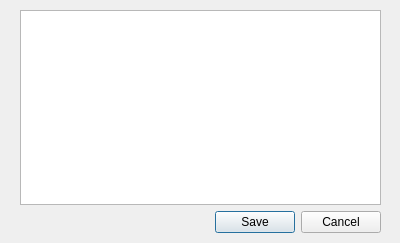
<?xml version="1.0" encoding="UTF-8"?>
<ui version="4.0">
 <class>ServiceNoteEdit</class>
 <widget class="QWidget" name="ServiceNoteEdit">
  <property name="geometry">
   <rect>
    <x>0</x>
    <y>0</y>
    <width>400</width>
    <height>243</height>
   </rect>
  </property>
  <property name="windowTitle">
   <string>Service Item Notes</string>
  </property>
  <widget class="QWidget" name="">
   <property name="geometry">
    <rect>
     <x>20</x>
     <y>10</y>
     <width>361</width>
     <height>223</height>
    </rect>
   </property>
   <layout class="QVBoxLayout" name="verticalLayout">
    <item>
     <widget class="QTextEdit" name="textEdit"/>
    </item>
    <item>
     <widget class="QDialogButtonBox" name="buttonBox">
      <property name="standardButtons">
       <set>QDialogButtonBox::Cancel|QDialogButtonBox::Save</set>
      </property>
     </widget>
    </item>
   </layout>
  </widget>
 </widget>
 <resources/>
 <connections/>
</ui>
